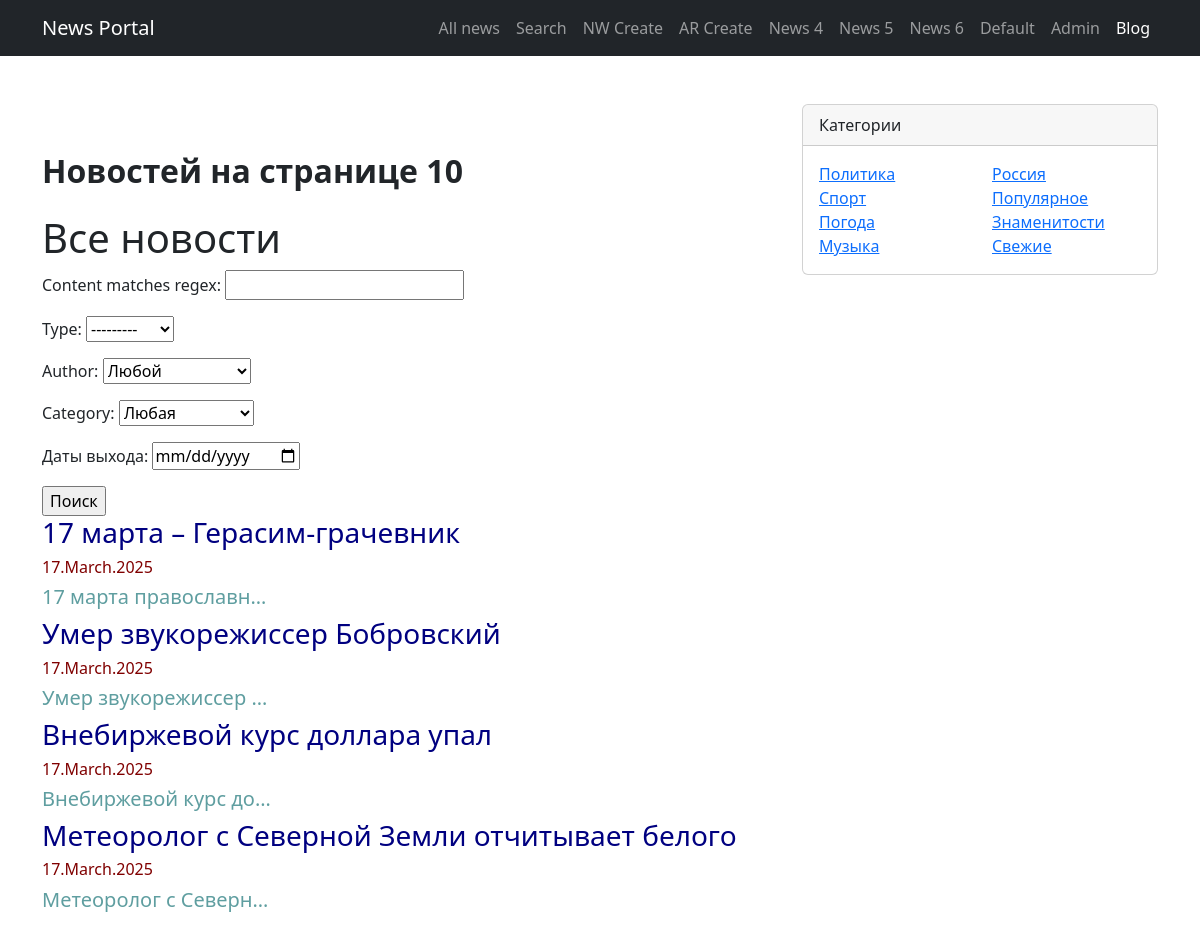
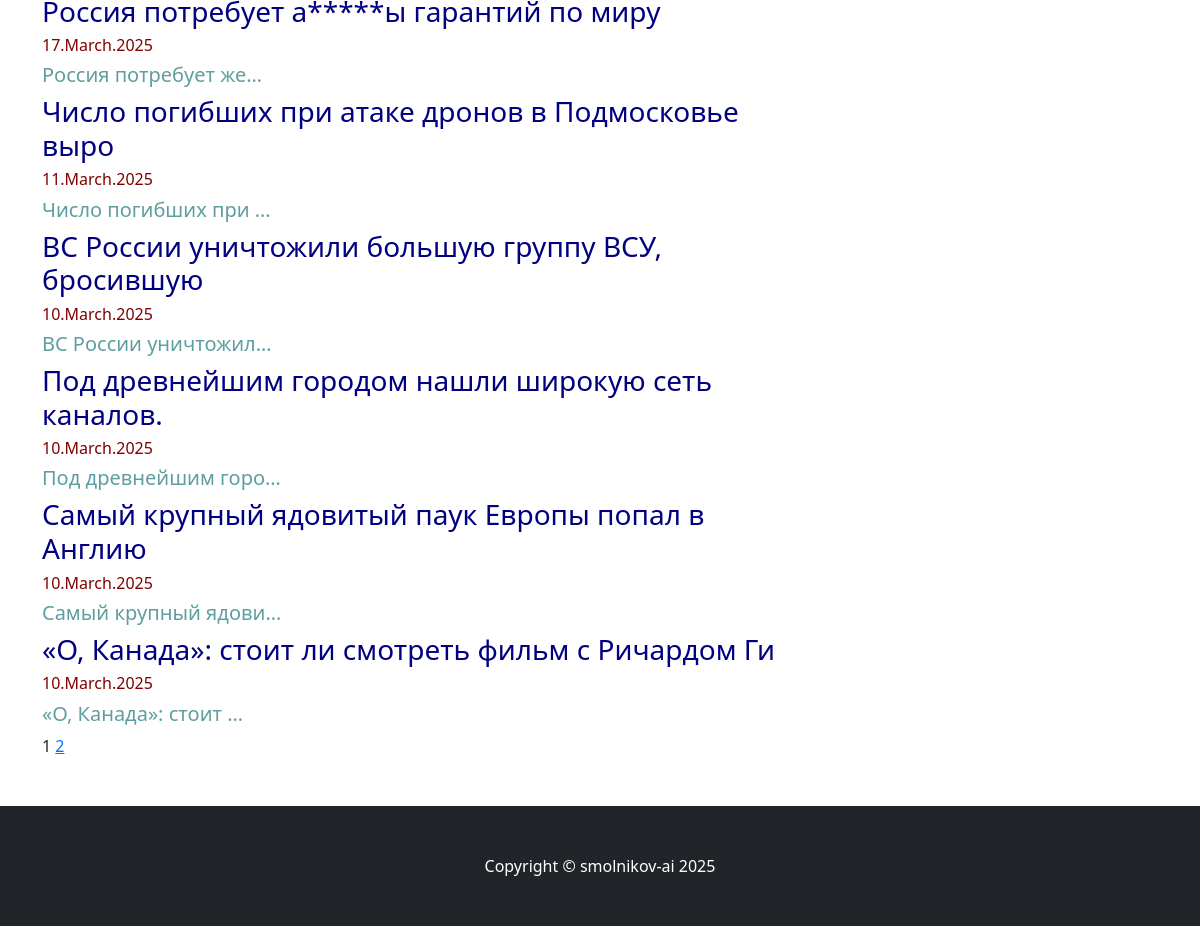
The page /news/ on the database as committed earlier (2 pictures, top to bottom).
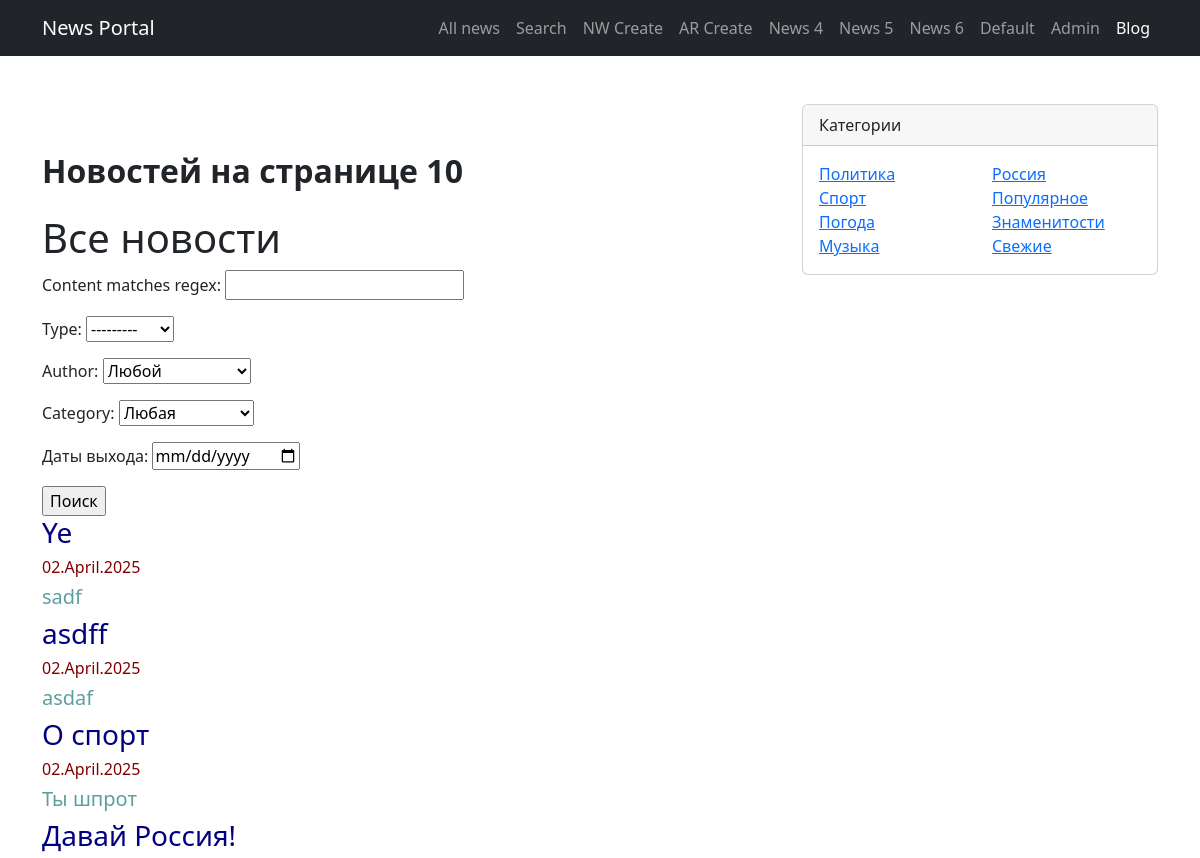
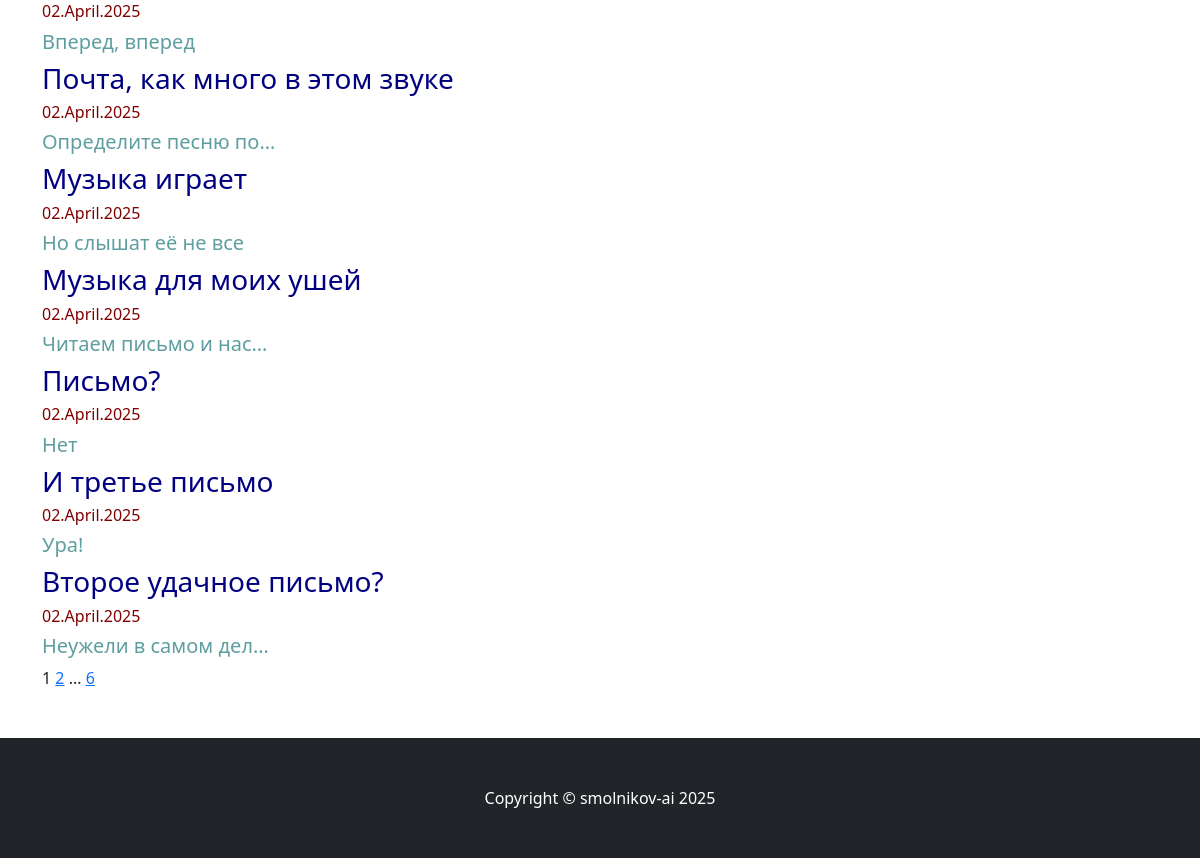
The same page on the database as committed later (2 pictures, top to bottom).
### news/models.py (models this page shows, shortened)
class Post(models.Model):
    author = models.ForeignKey(Author, on_delete=models.CASCADE)
    type = models.CharField(choices=POST_TYPES, max_length=2, default='NW')
    date_time_in = models.DateTimeField(auto_now_add=True)
    categories = models.ManyToManyField(Category, through='PostCategory')
    title = models.CharField(max_length=50)
    content = models.TextField()
    rating_post = models.IntegerField(default=0)

### news/views.py (the view)
# urls.py: path('news/', PostsList.as_view(), name='post_list'),
class PostsList(ListView):
    model = Post
    ordering = '-date_time_in'
    template_name = 'flatpages/posts.html'
    context_object_name = 'posts'
    paginate_by = 10
    def get_queryset(self):
        queryset = super().get_queryset()
        self.filterset = PostFilter(self.request.GET, queryset)
        return self.filterset.qs
    def get_context_data(self, **kwargs):
        context = super().get_context_data(**kwargs)
        context['filterset'] = self.filterset
        return context

### news/models.py (called while the page is built)
    def __str__(self):
        return self.name.title()

### news/templatetags/custom_filters.py (called while the page is built)
@register.filter()
def censor(value):
    incorrect_list = ['Редиск', 'Ананас', 'LGBT']
    for incorrect_word in incorrect_list:
        value = value.replace(incorrect_word[1:], '*' * (len(incorrect_word) - 1))
    return value

### news/templatetags/custom_tags.py (called while the page is built)
@register.simple_tag(takes_context=True)
def url_replace(context, **kwargs):
    d = context['request'].GET.copy()
    for k, v in kwargs.items():
        d[k] = v
    return d.urlencode()

### templates/flatpages/posts.html (shortened to what this page needs)
{% extends 'flatpages/default.html' %}
{% load custom_filters %}
{% load custom_tags %}
{% block title %}
    Новостей на странице {{ posts|length }}
{% endblock title %}
{% block content %}
    <h1>Все новости</h1>
        <form action="" method="get">
            {{ filterset.form.as_p }}
            <input type="submit" value="Поиск" />
        </form>
    {% if posts %}
        {% for post in posts %}
            <h3 style="color:Navy;">{{ post.title|censor }}</h3>
            <h6 style="color:Maroon;">{{ post.date_time_in|date:'d.F.Y' }}</h6>
            <h5 style="color:CadetBlue;">{{ post.content|truncatechars:20|censor }}</h5>
        {% endfor %}
    {% else %}
        <h2>Новостей нет</h2>
    {% endif %}
    {{ page_obj.number }}
    {% if page_obj.has_next %}
        <a href="?{% url_replace page=page_obj.next_page_number %}">{{ page_obj.next_page_number }}</a>
        {% if paginator.num_pages != page_obj.next_page_number %}
        ...
            <a href="?{% url_replace page=page_obj.paginator.num_pages %}">{{ page_obj.paginator.num_pages }}</a>
        {% endif %}
    {% endif %}
{% endblock content %}

Rows that differ between the two databases and show on the page:
no longer on this page (row unchanged): Post: title|censor "17 марта – Герасим-грачевник", date_time_in "17.March.2025", content|censor "17 марта православн…"
no longer on this page (row unchanged): Post: title|censor "Умер звукорежиссер Бобровский", date_time_in "17.March.2025", content|censor "Умер звукорежиссер …"
no longer on this page (row unchanged): Post: title|censor "Внебиржевой курс доллара упал", date_time_in "17.March.2025", content|censor "Внебиржевой курс до…"
no longer on this page (row unchanged): Post: title|censor "Метеоролог с Северной Земли отчитывает белого", date_time_in "17.March.2025", content|censor "Метеоролог с Северн…"
no longer on this page (row unchanged): Post: title|censor "Россия потребует а*****ы гарантий по миру", date_time_in "17.March.2025", content|censor "Россия потребует же…"
no longer on this page (row unchanged): Post: title|censor "Число погибших при атаке дронов в Подмосковье выро", date_time_in "11.March.2025", content|censor "Число погибших при …"
no longer on this page (row unchanged): Post: title|censor "ВС России уничтожили большую группу ВСУ, бросившую", date_time_in "10.March.2025", content|censor "ВС России уничтожил…"
no longer on this page (row unchanged): Post: title|censor "Под древнейшим городом нашли широкую сеть каналов.", date_time_in "10.March.2025", content|censor "Под древнейшим горо…"
no longer on this page (row unchanged): Post: title|censor "Самый крупный ядовитый паук Европы попал в Англию", date_time_in "10.March.2025", content|censor "Самый крупный ядови…"
no longer on this page (row unchanged): Post: title|censor "«О, Канада»: стоит ли смотреть фильм с Ричардом Ги", date_time_in "10.March.2025", content|censor "«О, Канада»: стоит …"
added Post: title|censor "Ye", date_time_in "02.April.2025", content|censor "sadf"
added Post: title|censor "asdff", date_time_in "02.April.2025", content|censor "asdaf"
added Post: title|censor "О спорт", date_time_in "02.April.2025", content|censor "Ты шпрот"
added Post: title|censor "Давай Россия!", date_time_in "02.April.2025", content|censor "Вперед, вперед"
added Post: title|censor "Почта, как много в этом звуке", date_time_in "02.April.2025", content|censor "Определите песню по…"
added Post: title|censor "Музыка играет", date_time_in "02.April.2025", content|censor "Но слышат её не все"
added Post: title|censor "Музыка для моих ушей", date_time_in "02.April.2025", content|censor "Читаем письмо и нас…"
added Post: title|censor "Письмо?", date_time_in "02.April.2025", content|censor "Нет"
added Post: title|censor "И третье письмо", date_time_in "02.April.2025", content|censor "Ура!"
added Post: title|censor "Второе удачное письмо?", date_time_in "02.April.2025", content|censor "Неужели в самом дел…"
Other text that changed with them:
{{ page_obj.paginator.num_pages }}: (not shown) → "6"
